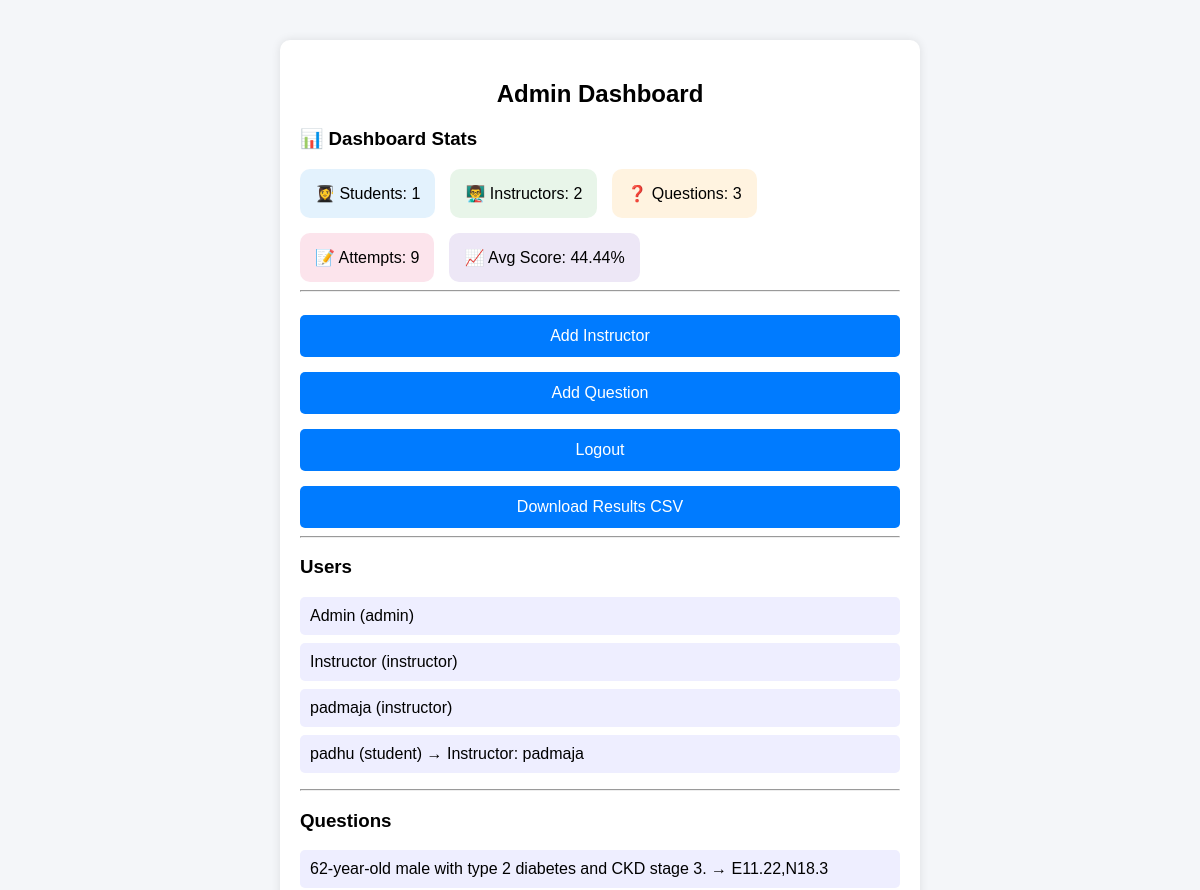
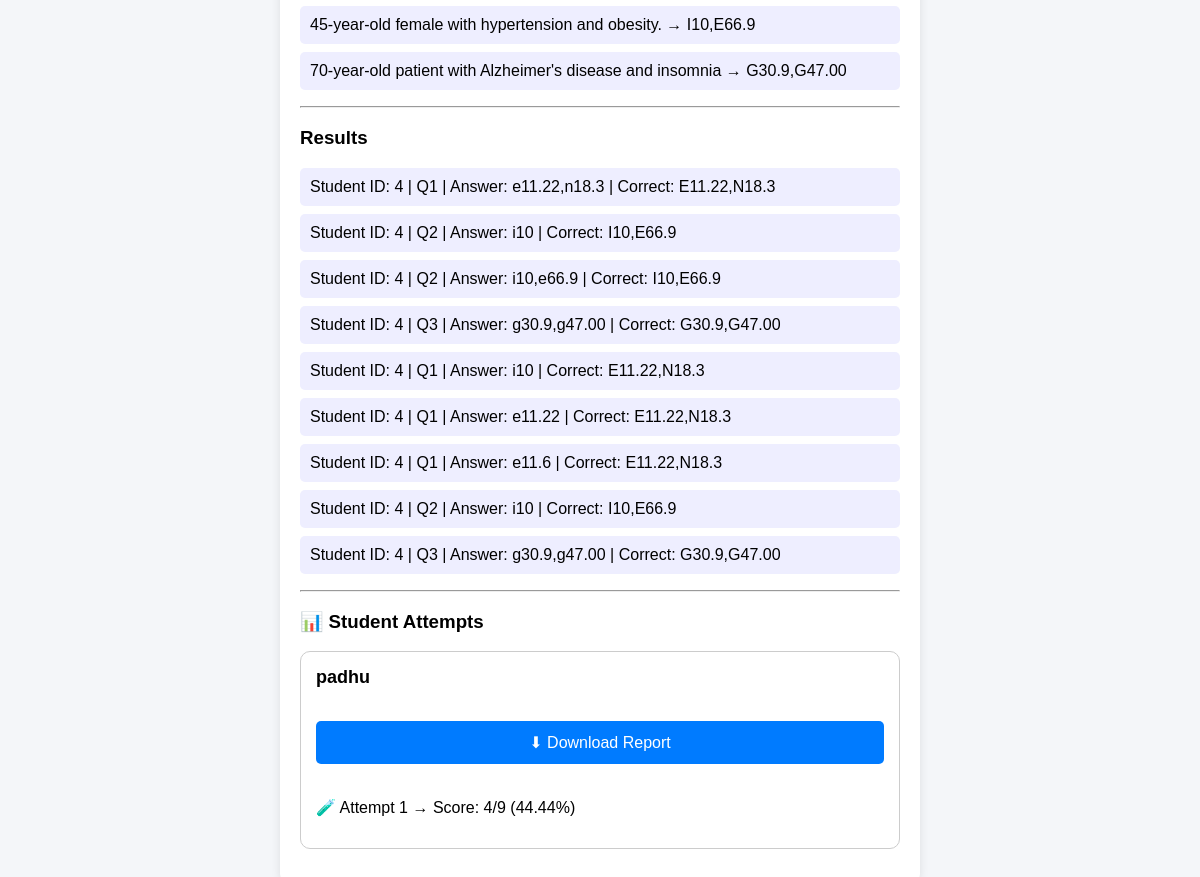
Page /admin (signed in) on the earlier database version (2 pictures, top to bottom).
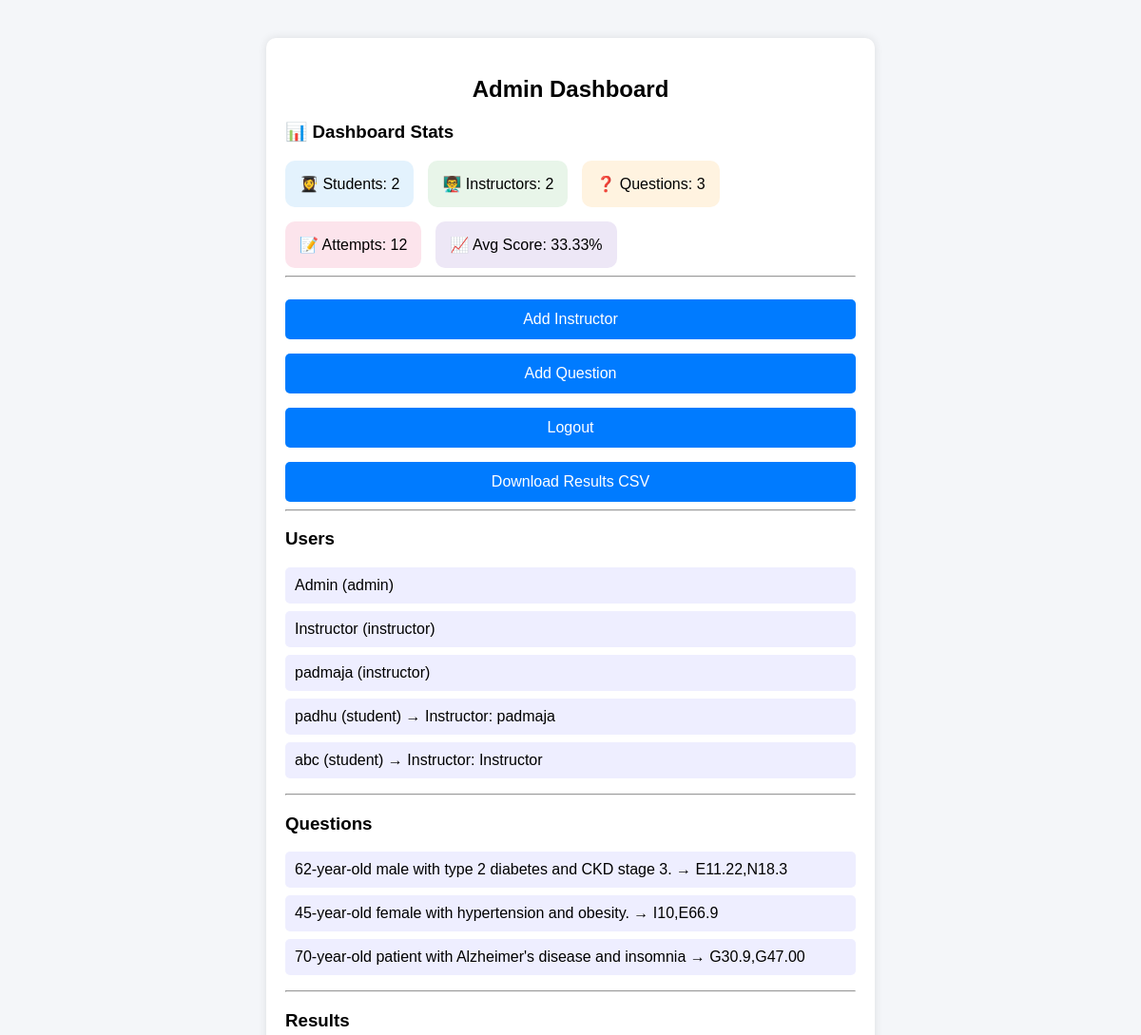
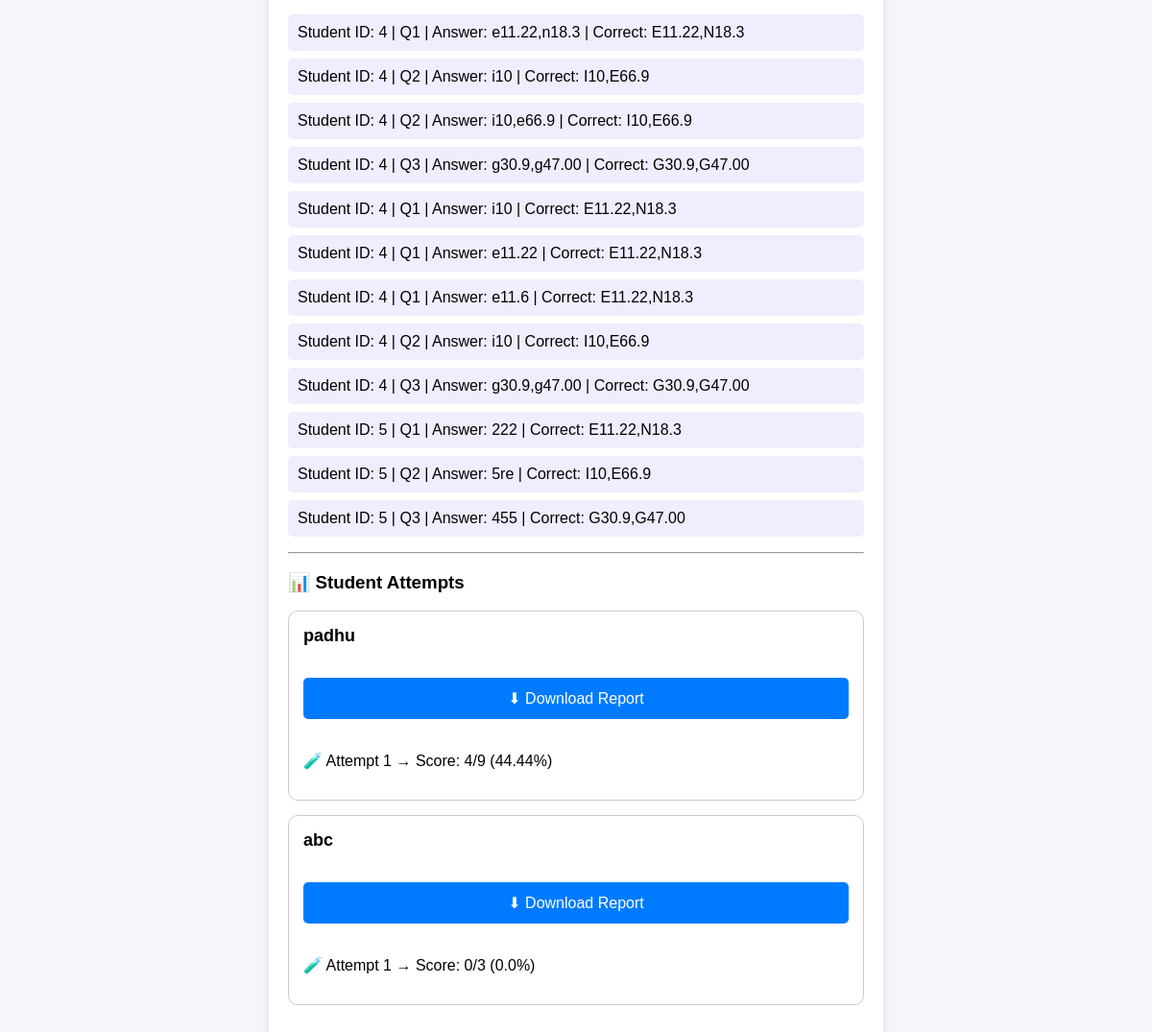
Same page on the later database version (2 pictures, top to bottom).
### app.py (models this page shows)
class User(UserMixin, db.Model):
    id = db.Column(db.Integer, primary_key=True)
    name = db.Column(db.String(100))
    email = db.Column(db.String(100), unique=True)
    password = db.Column(db.String(100))
    role = db.Column(db.String(20))
    instructor_id = db.Column(db.Integer)

class Question(db.Model):
    id = db.Column(db.Integer, primary_key=True)
    question = db.Column(db.String(500))
    answer = db.Column(db.String(100))

class Result(db.Model):
    id = db.Column(db.Integer, primary_key=True)
    student_id = db.Column(db.Integer)
    question_id = db.Column(db.Integer)
    selected_answer = db.Column(db.String(100))
    correct_answer = db.Column(db.String(100))
    is_correct = db.Column(db.Boolean)
    attempt = db.Column(db.Integer)

### app.py (the view)
@app.route("/admin")
@login_required
def admin():
    if current_user.role != "admin":
        return "Access Denied"
    users = User.query.all()
    questions = Question.query.all()
    results = Result.query.all()
    from collections import defaultdict
    student_attempts = defaultdict(lambda: defaultdict(list))
    for r in results:
        student_attempts[r.student_id][r.attempt].append(r)
    student_scores = {}
    for student_id, attempts in student_attempts.items():
        student_scores[student_id] = {}
        for attempt_no, records in attempts.items():
            total = len(records)
            correct = sum(1 for r in records if r.is_correct)
            student_scores[student_id][attempt_no] = {
                "score": correct,
                "total": total
            }
    total_students = User.query.filter_by(role="student").count()
    total_instructors = User.query.filter_by(role="instructor").count()
    total_questions = len(questions)
    total_attempts = len(results)
    correct = sum(1 for r in results if r.is_correct)
    avg_score = round((correct / total_attempts) * 100, 2) if total_attempts > 0 else 0
    instructor_map = {
        u.id: u.name for u in User.query.filter_by(role="instructor").all()
    }
    return render_template(
        "admin.html",
        users=users,
        questions=questions,
        results=results,
        student_scores=student_scores,  # ✅ IMPORTANT
        total_students=total_students,
        total_instructors=total_instructors,
        total_questions=total_questions,
        total_attempts=total_attempts,
        avg_score=avg_score,
        instructors=instructor_map,
    )

### app.py (called while the page is built)
@login_manager.user_loader
def load_user(user_id):
    return db.session.get(User, int(user_id))

### templates/admin.html (shortened to what this page needs)
<!DOCTYPE html>
<html>
<head>
  <link rel="stylesheet" href="{{ url_for('static', filename='style.css') }}">
</head>
<body>
<div class="container">
  <h2>Admin Dashboard</h2>
  <h3>📊 Dashboard Stats</h3>
  <div style="display:flex; flex-wrap:wrap; gap:15px;">
    <div style="background:#e3f2fd; padding:15px; border-radius:10px;">
      👩‍🎓 Students: {{ total_students }}
    </div>
    <div style="background:#e8f5e9; padding:15px; border-radius:10px;">
      👨‍🏫 Instructors: {{ total_instructors }}
    </div>
    <div style="background:#fff3e0; padding:15px; border-radius:10px;">
      ❓ Questions: {{ total_questions }}
    </div>
    <div style="background:#fce4ec; padding:15px; border-radius:10px;">
      📝 Attempts: {{ total_attempts }}
    </div>
    <div style="background:#ede7f6; padding:15px; border-radius:10px;">
      📈 Avg Score: {{ avg_score }}%
    </div>
  </div>
  <hr>
  <button onclick="location.href='/add_instructor'">Add Instructor</button>
  <button onclick="location.href='/add_question'">Add Question</button>
  <button onclick="location.href='/logout'">Logout</button>
  <a href="/export_results">
    <button>Download Results CSV</button>
  </a>
  <hr>
  <h3>Users</h3>
  <ul>
  {% for user in users %}
    <li>
      {{ user.name }} ({{ user.role }})
      {% if user.role == 'student' %}
        → Instructor: {{ instructors.get(user.instructor_id, 'None') }}
      {% endif %}
    </li>
  {% endfor %}
  </ul>
  <hr>
  <h3>Questions</h3>
  <ul>
  {% for q in questions %}
    <li>{{ q.question }} → {{ q.answer }}</li>
  {% endfor %}
  </ul>
  <hr>
  <h3>Results</h3>
  <ul>
  {% for r in results %}
    <li>
      Student ID: {{ r.student_id }} |
      Q{{ r.question_id }} |
      Answer: {{ r.selected_answer }} |
      Correct: {{ r.correct_answer }}
    </li>
  {% endfor %}
  </ul>
  <hr>
  <h3>📊 Student Attempts</h3>
  {% for user in users if user.role == 'student' %}
    <div style="border:1px solid #ccc; padding:15px; margin-bottom:15px; border-radius:10px;">
      <strong style="font-size:18px;">{{ user.name }}</strong>
      <br><br>
      <a href="/export_student/{{ user.id }}">
        <button>⬇ Download Report</button>
      </a>
      <br><br>
      {% if student_scores.get(user.id, {}) %}
        {% for attempt, data in student_scores.get(user.id, {}).items() | sort %}
          <p>
            🧪 Attempt {{ attempt }} →
            Score: {{ data.score }}/{{ data.total }}
            ({{ ((data.score / data.total) * 100) | round(2) }}%)
          </p>
        {% endfor %}
      {% else %}
        <p>No attempts yet</p>
      {% endif %}
    </div>
  {% endfor %}
</div>
</body>
</html>

Differences in the rows shown:
added User: name "abc", role "student", {{ instructors.get(user.instructor_id, 'None') }} "Instructor", sort "1", score "0", total "3", score "0.0"
added Result: student_id "5", question_id "1", selected_answer "222", correct_answer "E11.22,N18.3"
added Result: student_id "5", question_id "2", selected_answer "5re", correct_answer "I10,E66.9"
added Result: student_id "5", question_id "3", selected_answer "455", correct_answer "G30.9,G47.00"
Other differences:
{{ total_students }}: "1" → "2"
{{ total_attempts }}: "9" → "12"
{{ avg_score }}: "44.44" → "33.33"
